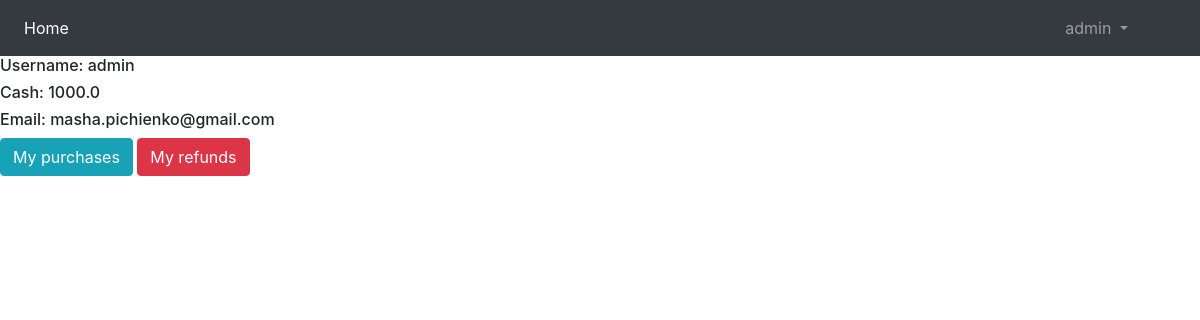
/users/personal/ (signed in), run on the app's committed database.
### users/models.py (models this page shows)
class User(AbstractUser):
    cash = models.FloatField(blank=True, null=True, default=1000)

### users/views.py (the view)
# urls.py: path('personal/', views.user_info, name='user_info'),
def user_info(request):
    form = UserInfo()
    return render(request, 'users/personal_page.html', {'form': form})

### users/templates/users/personal_page.html (shortened to what this page needs)
{% extends 'products/base.html' %}
{% block content %}
<h6> Username: {{ user.username }} </h6>
<h6> Cash: {{ user.cash }} </h6>
<h6> Email: {{ user.email }} </h6>
<a href="{% url 'all_purchases' %}" class="btn btn-info">My purchases</a>
<a href="{% url 'all_refunds' %}" class="btn btn-danger">My refunds</a>
{% endblock %}

### products/templates/products/base.html (shortened to what this page needs)
<!doctype html>
<html lang="en">
<head>
    <link rel="stylesheet" href="https://stackpath.bootstrapcdn.com/bootstrap/4.5.0/css/bootstrap.min.css"
>
</head>
<body>
<nav class="navbar navbar-expand-lg navbar-dark bg-dark">
    <div class="collapse navbar-collapse" id="navbarSupportedContent">
        <ul class="navbar-nav mr-auto">
            <li class="nav-item active">
                <a class="nav-link" href="{% url 'homepage' %}">Home <span class="sr-only">(current)</span></a>
            </li>
        </ul>
        {% if user.is_authenticated %}
            <ul class="navbar-nav mr-5">
                <li class="nav-item dropdown">
                    <a class="nav-link dropdown-toggle" href="#" id="navbarDropdown" role="button"
                       data-toggle="dropdown"
                       aria-haspopup="true" aria-expanded="false">
                        {{ user.username }}
                    </a>
                </li>
            </ul>
        {% else %}
            <a class="nav-link" href="{% url 'login' %}">Login</a> |
            <a class="nav-link" href="{% url 'register' %}">Register</a>
        {% endif %}
    </div>
</nav>
{% block content %}{% endblock %}
</body>
</html>

### data on the page
User: username "admin", cash "1000.0", email "masha.pichienko@gmail.com"
